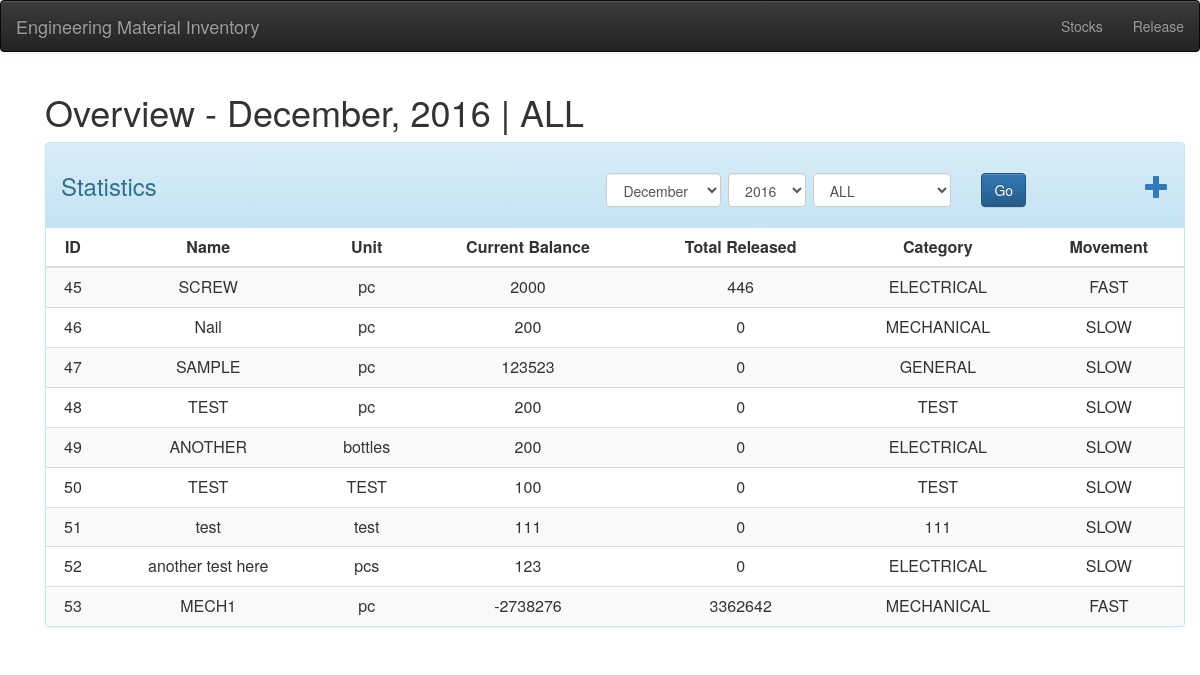
Before: / with the older database file.
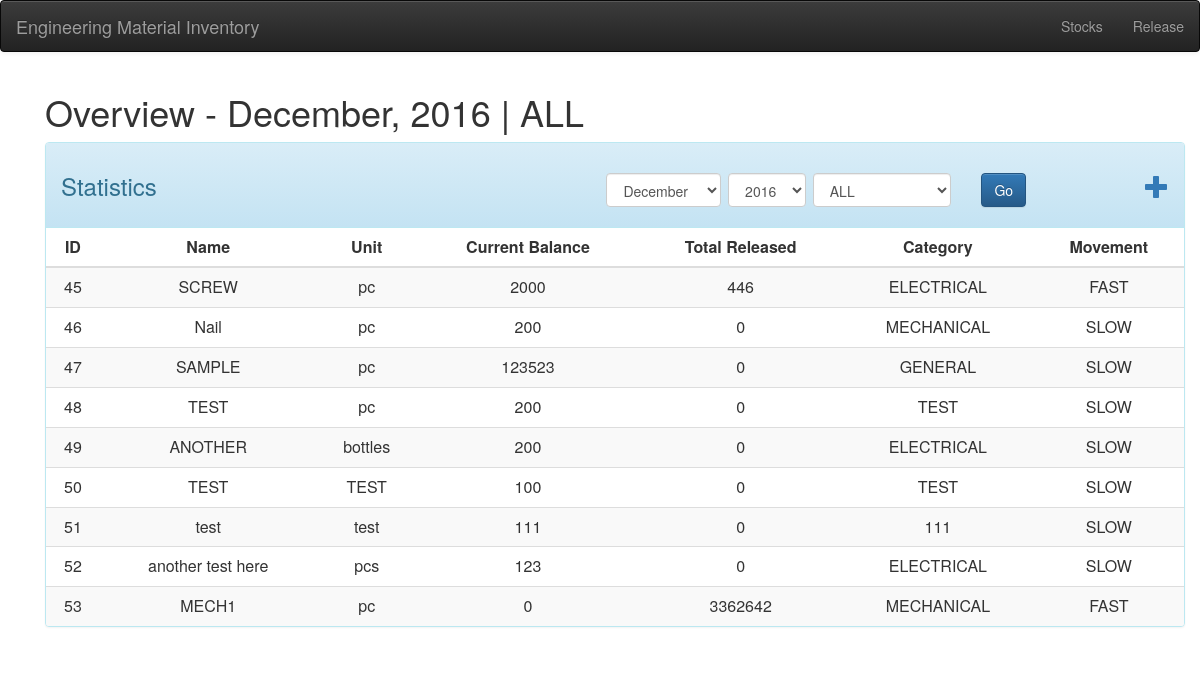
After: the same page with the newer database file.
### tables this page shows
CREATE TABLE "item" (
"id"  INTEGER PRIMARY KEY AUTOINCREMENT NOT NULL,
"name"  TEXT NOT NULL,
"unit"  TEXT NOT NULL,
"balance"  TEXT NOT NULL,
"frequency"  INTEGER,
"category"  TEXT
);

### application/controllers/Main.php (called while the page is built, shortened)
<?php
class Main extends CI_Controller{
    public function __construct()
    {
        $this->load->model('items_model');
        $this->load->model('release_model');
        $this->load->model('lookup_model');
        $this->load->model('stocks_model');
        $this->load->library('form_validation');
        $this->load->helper('form');
    }
    public function view($month=null,$year=null,$cat=null)
    {
        $data['m'] = $month == null?default_now()[1]:$month;
        $data['y'] = $year == null?default_now()[0]:$year;
        $data['c'] = $cat == null?'ALL':$cat;
        $data['cats'] = $this->lookup_model->look();
        $data['items'] = $this->analyzing($month,$year,$cat);
        $this->load->view('templates/header',$data);
        $this->load->view('templates/nav');
        $this->load->view('pages/home', $data);
        $this->load->view('templates/footer',$data);
    }
    public function algos($id,$month,$year)
    {
        $i = $this->items_model->get_items($id);
        $total = $this->release_model->total_in_month($id,$month,$year);
        $total = $total == 0 ? 0:$total;
        if($total > $i['frequency'])
        {
            return array($total, "FAST");
        }elseif($total == $i['frequency'])
        {
            return array($total, 'NORMAL');
        }else{
            return array($total, 'SLOW');
        }
    }
    public function analyzing($month=null,$year=null,$cat=null)
    {
        if($month == null && $year == null)
        {
            $month = default_now()[1];
            $year = default_now()[0];
        }
        if($cat === null || $cat == "ALL" || $cat == "all"){
            $items = $this->items_model->get_items();
        }else{
            $items = $this->items_model->get_items_by_cat($cat);
        }
        $all = [];
        foreach($items as $i)
        {
            $v = $this->algos($i['id'],$month,$year);
            array_push($i,$v);
            array_push($all,$i);
        }
        return $all;
    }
}

### index.php (called while the page is built, shortened)
<?php
require_once BASEPATH.'core/CodeIgniter.php';

### application/helpers/date_man_helper.php (called while the page is built, shortened)
<?php
function months(){
	return array(
		array('name'=>'January','val'=>1,),
		array('name'=>'February','val'=>2,),
		array('name'=>'March','val'=>3,),
		array('name'=>'April','val'=>4,),
		array('name'=>'May','val'=>5,),
		array('name'=>'June','val'=>6,),
		array('name'=>'July','val'=>7,),
		array('name'=>'August','val'=>8,),
		array('name'=>'September','val'=>9,),
		array('name'=>'October','val'=>10,),
		array('name'=>'November','val'=>11,),
		array('name'=>'December','val'=>12,)
	);
}

### application/models/Items_model.php (called while the page is built, shortened)
<?php
class Items_model extends  CI_Model
{
    public function get_items($id = FALSE)
    {
        if($id  === FALSE )
        {
            $query = $this->db->get('item');
            return $query->result_array();
        }
        $query = $this->db->get_where('item',array('id'=>$id));
        return $query->row_array();
    }
}

### application/views/pages/home.php (the view, shortened to what the changed rows need)
<div class="container">
    <h1>Overview - <?php echo months()[$m-1]['name'].", {$y} | {$c}";  ?> </h1>
    <div class="panel panel-default panel-info">
        <table class="table table-striped table-hover">
            <thead>
                <tr>
                    <th class=text-center>ID</th>
                    <th class=text-center>Name</th>
                    <th class=text-center>Unit</th>
                    <th class=text-center>Current Balance</th>
                    <th class=text-center>Total Released</th>
                    <th class=text-center>Category</th>
                    <th class=text-center>Movement</th>
                </tr>
            </thead>
            <tbody>
                <?php foreach($items as $item): ?>
                <tr class="text-center">
                    <td><?php echo $item['id']; ?></td>
                    <td><?php echo $item['name']; ?></td>
                    <td><?php echo $item['unit']; ?></td>
                    <td><?php echo $item['balance']; ?></td>
                    <td><?php echo $item['0'][0]; ?></td>
                    <td><?php echo $item['category']; ?></td>
                    <td><?php echo $item['0'][1]; ?></td>
                </tr>
                <?php endforeach; ?>
            </tbody>
        </table>
    </div>
</div>

Changed rows visible on the page:
changed item "MECH1": balance "-2738276" → "0"
